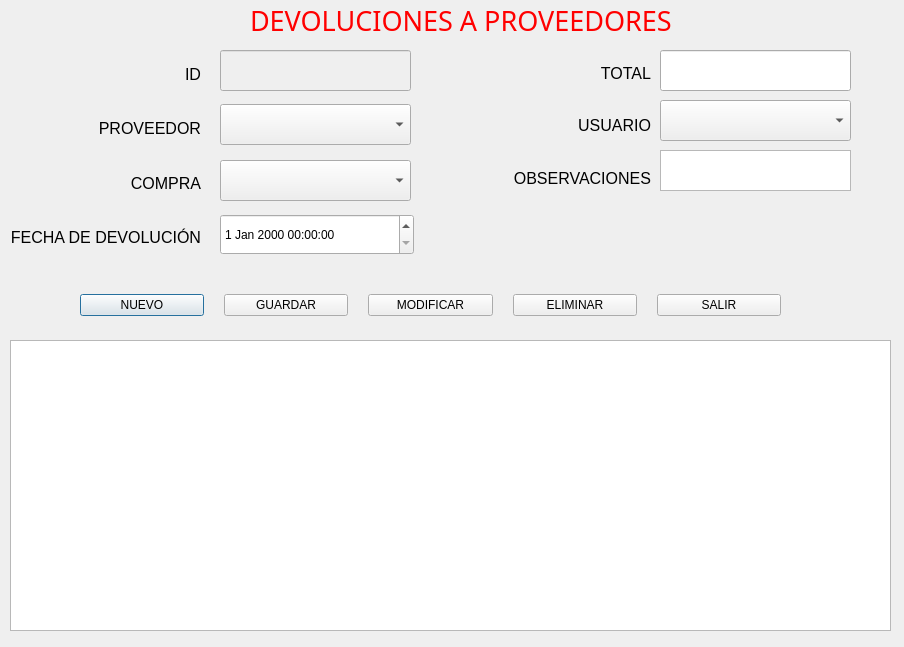
<?xml version="1.0" encoding="UTF-8"?>
<ui version="4.0">
 <class>Devolucionesproveedores</class>
 <widget class="QDialog" name="Devolucionesproveedores">
  <property name="geometry">
   <rect>
    <x>0</x>
    <y>0</y>
    <width>904</width>
    <height>647</height>
   </rect>
  </property>
  <property name="windowTitle">
   <string>Devoluciones a Proveedores</string>
  </property>
  <widget class="QComboBox" name="cbProveedor">
   <property name="geometry">
    <rect>
     <x>220</x>
     <y>104</y>
     <width>191</width>
     <height>41</height>
    </rect>
   </property>
  </widget>
  <widget class="QTextEdit" name="txtObservaciones">
   <property name="geometry">
    <rect>
     <x>660</x>
     <y>150</y>
     <width>191</width>
     <height>41</height>
    </rect>
   </property>
  </widget>
  <widget class="QLineEdit" name="txtID">
   <property name="enabled">
    <bool>false</bool>
   </property>
   <property name="geometry">
    <rect>
     <x>220</x>
     <y>50</y>
     <width>191</width>
     <height>41</height>
    </rect>
   </property>
  </widget>
  <widget class="QWidget" name="layoutWidget_2">
   <property name="geometry">
    <rect>
     <x>80</x>
     <y>290</y>
     <width>701</width>
     <height>31</height>
    </rect>
   </property>
   <layout class="QHBoxLayout" name="horizontalLayout">
    <property name="spacing">
     <number>20</number>
    </property>
    <item>
     <widget class="QPushButton" name="btnNuevo">
      <property name="text">
       <string>NUEVO</string>
      </property>
      <property name="icon">
       <iconset theme="QIcon::ThemeIcon::FolderNew"/>
      </property>
      <property name="iconSize">
       <size>
        <width>30</width>
        <height>20</height>
       </size>
      </property>
     </widget>
    </item>
    <item>
     <widget class="QPushButton" name="btnGuardar">
      <property name="text">
       <string>GUARDAR</string>
      </property>
      <property name="icon">
       <iconset theme="QIcon::ThemeIcon::DocumentSave"/>
      </property>
      <property name="iconSize">
       <size>
        <width>30</width>
        <height>20</height>
       </size>
      </property>
     </widget>
    </item>
    <item>
     <widget class="QPushButton" name="btnModificar">
      <property name="text">
       <string>MODIFICAR</string>
      </property>
      <property name="icon">
       <iconset theme="QIcon::ThemeIcon::MailMessageNew"/>
      </property>
      <property name="iconSize">
       <size>
        <width>30</width>
        <height>20</height>
       </size>
      </property>
     </widget>
    </item>
    <item>
     <widget class="QPushButton" name="btnEliminar">
      <property name="text">
       <string>ELIMINAR</string>
      </property>
      <property name="icon">
       <iconset theme="QIcon::ThemeIcon::ApplicationExit"/>
      </property>
      <property name="iconSize">
       <size>
        <width>30</width>
        <height>20</height>
       </size>
      </property>
     </widget>
    </item>
    <item>
     <widget class="QPushButton" name="btnSalir">
      <property name="text">
       <string>SALIR</string>
      </property>
      <property name="icon">
       <iconset theme="QIcon::ThemeIcon::SystemLogOut"/>
      </property>
      <property name="iconSize">
       <size>
        <width>30</width>
        <height>20</height>
       </size>
      </property>
     </widget>
    </item>
   </layout>
  </widget>
  <widget class="QLabel" name="label">
   <property name="geometry">
    <rect>
     <x>250</x>
     <y>0</y>
     <width>451</width>
     <height>41</height>
    </rect>
   </property>
   <property name="font">
    <font>
     <family>MV Boli</family>
     <pointsize>20</pointsize>
     <underline>false</underline>
    </font>
   </property>
   <property name="styleSheet">
    <string notr="true">color: rgb(255, 0, 0);</string>
   </property>
   <property name="text">
    <string>DEVOLUCIONES A PROVEEDORES</string>
   </property>
   <property name="textFormat">
    <enum>Qt::TextFormat::AutoText</enum>
   </property>
  </widget>
  <widget class="QWidget" name="layoutWidget">
   <property name="geometry">
    <rect>
     <x>10</x>
     <y>50</y>
     <width>191</width>
     <height>211</height>
    </rect>
   </property>
   <layout class="QVBoxLayout" name="_2">
    <item>
     <widget class="QLabel" name="labelID">
      <property name="font">
       <font>
        <family>Segoe UI</family>
        <pointsize>12</pointsize>
       </font>
      </property>
      <property name="text">
       <string>ID</string>
      </property>
      <property name="alignment">
       <set>Qt::AlignmentFlag::AlignRight|Qt::AlignmentFlag::AlignTrailing|Qt::AlignmentFlag::AlignVCenter</set>
      </property>
     </widget>
    </item>
    <item>
     <widget class="QLabel" name="labelProveedor">
      <property name="font">
       <font>
        <family>Segoe UI</family>
        <pointsize>12</pointsize>
       </font>
      </property>
      <property name="text">
       <string>PROVEEDOR</string>
      </property>
      <property name="alignment">
       <set>Qt::AlignmentFlag::AlignRight|Qt::AlignmentFlag::AlignTrailing|Qt::AlignmentFlag::AlignVCenter</set>
      </property>
     </widget>
    </item>
    <item>
     <widget class="QLabel" name="labelCompra">
      <property name="font">
       <font>
        <pointsize>12</pointsize>
       </font>
      </property>
      <property name="text">
       <string>COMPRA</string>
      </property>
      <property name="alignment">
       <set>Qt::AlignmentFlag::AlignRight|Qt::AlignmentFlag::AlignTrailing|Qt::AlignmentFlag::AlignVCenter</set>
      </property>
     </widget>
    </item>
    <item>
     <widget class="QLabel" name="labelFechaDevolucion">
      <property name="font">
       <font>
        <pointsize>12</pointsize>
       </font>
      </property>
      <property name="text">
       <string>FECHA DE DEVOLUCIÓN</string>
      </property>
      <property name="alignment">
       <set>Qt::AlignmentFlag::AlignRight|Qt::AlignmentFlag::AlignTrailing|Qt::AlignmentFlag::AlignVCenter</set>
      </property>
     </widget>
    </item>
   </layout>
  </widget>
  <widget class="QWidget" name="layoutWidget_3">
   <property name="geometry">
    <rect>
     <x>430</x>
     <y>50</y>
     <width>221</width>
     <height>151</height>
    </rect>
   </property>
   <layout class="QVBoxLayout" name="_3">
    <item>
     <widget class="QLabel" name="labelTotal">
      <property name="font">
       <font>
        <pointsize>12</pointsize>
       </font>
      </property>
      <property name="text">
       <string>TOTAL</string>
      </property>
      <property name="alignment">
       <set>Qt::AlignmentFlag::AlignRight|Qt::AlignmentFlag::AlignTrailing|Qt::AlignmentFlag::AlignVCenter</set>
      </property>
     </widget>
    </item>
    <item>
     <widget class="QLabel" name="labelUsuario">
      <property name="font">
       <font>
        <family>Segoe UI</family>
        <pointsize>12</pointsize>
       </font>
      </property>
      <property name="text">
       <string>USUARIO</string>
      </property>
      <property name="alignment">
       <set>Qt::AlignmentFlag::AlignRight|Qt::AlignmentFlag::AlignTrailing|Qt::AlignmentFlag::AlignVCenter</set>
      </property>
     </widget>
    </item>
    <item>
     <widget class="QLabel" name="labelObservaciones">
      <property name="font">
       <font>
        <family>Segoe UI</family>
        <pointsize>12</pointsize>
       </font>
      </property>
      <property name="text">
       <string>OBSERVACIONES</string>
      </property>
      <property name="alignment">
       <set>Qt::AlignmentFlag::AlignRight|Qt::AlignmentFlag::AlignTrailing|Qt::AlignmentFlag::AlignVCenter</set>
      </property>
     </widget>
    </item>
   </layout>
  </widget>
  <widget class="QLineEdit" name="txtTotal">
   <property name="geometry">
    <rect>
     <x>660</x>
     <y>50</y>
     <width>191</width>
     <height>41</height>
    </rect>
   </property>
  </widget>
  <widget class="QTableView" name="tablaDevoluciones">
   <property name="geometry">
    <rect>
     <x>10</x>
     <y>340</y>
     <width>881</width>
     <height>291</height>
    </rect>
   </property>
  </widget>
  <widget class="QComboBox" name="cbCompra">
   <property name="geometry">
    <rect>
     <x>220</x>
     <y>160</y>
     <width>191</width>
     <height>41</height>
    </rect>
   </property>
  </widget>
  <widget class="QDateTimeEdit" name="dtFechaDevolucion">
   <property name="geometry">
    <rect>
     <x>220</x>
     <y>214</y>
     <width>194</width>
     <height>41</height>
    </rect>
   </property>
  </widget>
  <widget class="QComboBox" name="cbUsuario">
   <property name="geometry">
    <rect>
     <x>660</x>
     <y>100</y>
     <width>191</width>
     <height>41</height>
    </rect>
   </property>
  </widget>
 </widget>
 <resources/>
 <connections/>
</ui>
